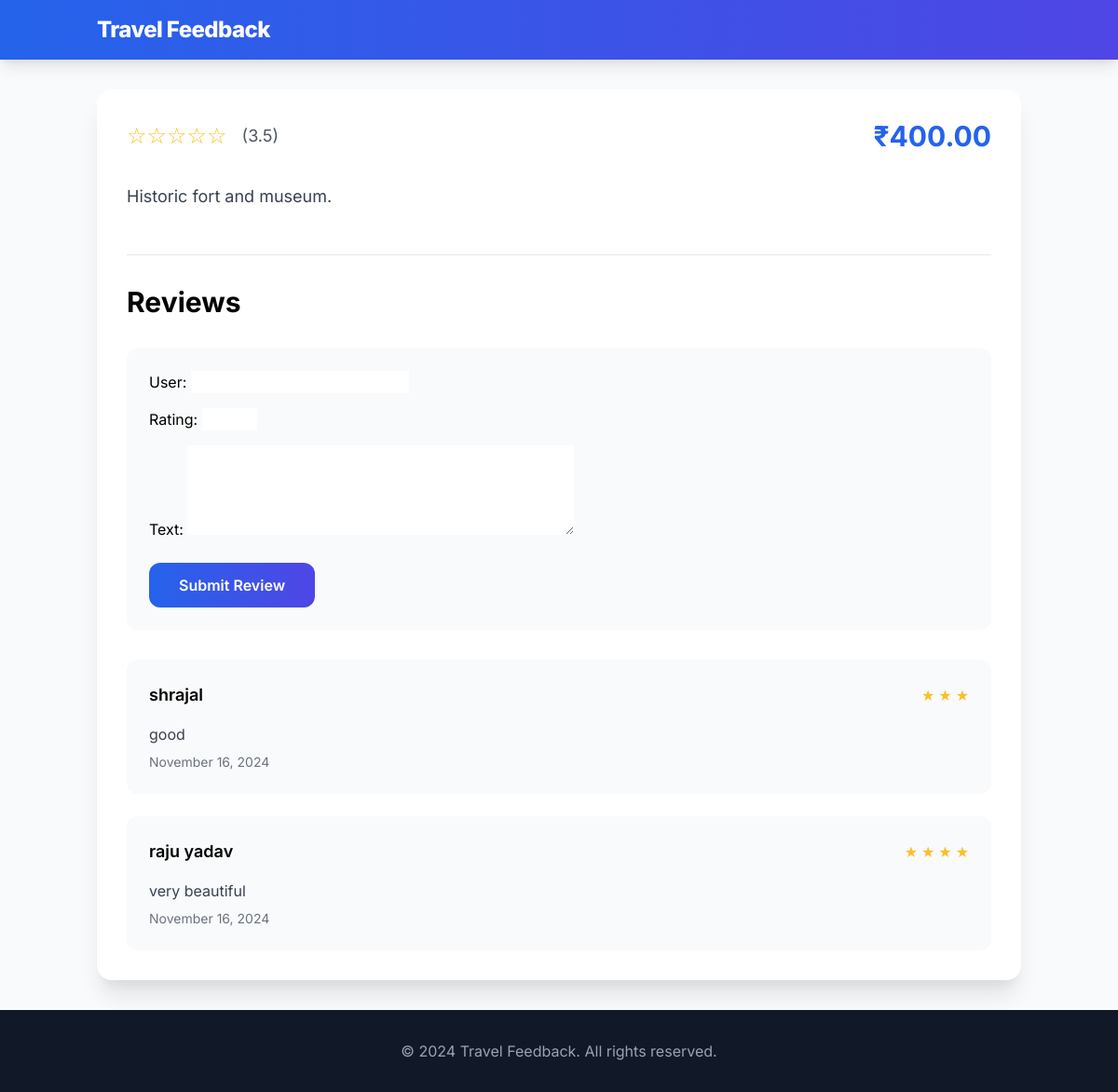
Screenshot of /place/5/ with the database file from the repository.
### places/models.py (models this page shows, shortened)
class Place(models.Model):
    name = models.CharField(max_length=100)
    city = models.CharField(max_length=50)
    state = models.CharField(max_length=50)
    description = models.TextField()
    price = models.DecimalField(
        max_digits=10,
        decimal_places=2,
        validators=[MinValueValidator(0)]
    )
    image = models.ImageField(upload_to='places/', null=True, blank=True)
    created_at = models.DateTimeField(auto_now_add=True)
    updated_at = models.DateTimeField(auto_now=True)
    def average_rating(self):
        avg = self.reviews.aggregate(models.Avg('rating'))['rating__avg']
        return round(avg, 1) if avg else 0

class Review(models.Model):
    place = models.ForeignKey(
        Place,
        on_delete=models.CASCADE,
        related_name='reviews',
        null=True,
        blank=True
    )
    hotel = models.ForeignKey(
        Hotel,
        on_delete=models.CASCADE,
        related_name='reviews',
        null=True,
        blank=True
    )
    user = models.CharField(max_length=50)
    rating = models.IntegerField(
        validators=[
            MinValueValidator(1),
            MaxValueValidator(5)
        ]
    )
    text = models.TextField()
    created_at = models.DateTimeField(auto_now_add=True)

### places/views.py (the view, shortened to what this page needs)
# urls.py: path('place/<int:pk>/', views.place_detail, name='place_detail'),
def place_detail(request, pk):
    place = get_object_or_404(Place, pk=pk)
    reviews = place.reviews.all().order_by('-created_at')
    form = ReviewForm()
    context = {
        'place': place,
        'reviews': reviews,
        'form': form,
    }
    return render(request, 'places/place_detail.html', context)

### places/forms.py
class ReviewForm(forms.ModelForm):
    class Meta:
        model = Review
        fields = ['user', 'rating', 'text']
        widgets = {
            'rating': forms.NumberInput(attrs={'min': 1, 'max': 5}),
            'text': forms.Textarea(attrs={'rows': 4}),
        }

### places/templatetags/custom_filters.py (called while the page is built)
@register.filter
def multiply(value, arg):
    return value * arg

### places/templates/places/place_detail.html (shortened to what this page needs)
{% extends 'places/base.html' %}
{% load custom_filters %}
{% block content %}
<div class="max-w-5xl mx-auto bg-white rounded-2xl shadow-xl overflow-hidden">
    <div class="p-8">
        <div class="flex items-center justify-between mb-8">
            <div class="flex items-center space-x-4">
                <div class="flex items-center">
                    {% for i in "12345" %}
                    <span class="text-yellow-400 text-2xl">{% if forloop.counter <= place.average_rating|floatformat:"0" %}★{% else %}☆{% endif %}</span>
                    {% endfor %}
                </div>
                <span class="text-lg text-gray-600">({{ place.average_rating }})</span>
            </div>
            <p class="text-3xl font-bold text-blue-600">₹{{ place.price }}</p>
        </div>
        <div class="prose max-w-none mb-12">
            <p class="text-gray-700 text-lg leading-relaxed">{{ place.description }}</p>
        </div>
        <div class="border-t border-gray-200 pt-8">
            <h2 class="text-3xl font-bold mb-8">Reviews</h2>
            <form method="POST" class="bg-gray-50 p-6 rounded-xl mb-8">
                <div class="space-y-4">
                    {{ form.as_p|safe }}
                </div>
                <button type="submit"
                    class="mt-6 w-full md:w-auto px-8 py-3 bg-gradient-to-r from-blue-600 to-indigo-600 text-white rounded-xl font-semibold hover:shadow-lg transform transition-all duration-300 hover:-translate-y-1">
                    Submit Review
                </button>
            </form>
            <div class="space-y-6">
                {% for review in reviews %}
                <div class="bg-gray-50 rounded-xl p-6">
                    <div class="flex items-center justify-between mb-4">
                        <span class="font-semibold text-lg">{{ review.user }}</span>
                        <div class="flex items-center space-x-1">
                            {% for _ in "★"|multiply:review.rating %}
                            <span class="text-yellow-400">★</span>
                            {% endfor %}
                        </div>
                    </div>
                    <p class="text-gray-700 mb-2">{{ review.text }}</p>
                    <p class="text-sm text-gray-500">{{ review.created_at|date:"F j, Y" }}</p>
                </div>
                {% empty %}
                <p class="text-center text-gray-600 py-8">No reviews yet. Be the first to review!</p>
                {% endfor %}
            </div>
        </div>
    </div>
</div>
{% endblock %}

### places/templates/places/base.html (style rules this page uses)
body { font-family: 'Inter', sans-serif; }

### rows the page displays
Place: average_rating "3.5", price "400.00", description "Historic fort and museum."
Review: user "shrajal", rating 3 (drawn), text "good", created_at "November 16, 2024"
Review: user "raju yadav", rating 4 (drawn), text "very beautiful", created_at "November 16, 2024"
